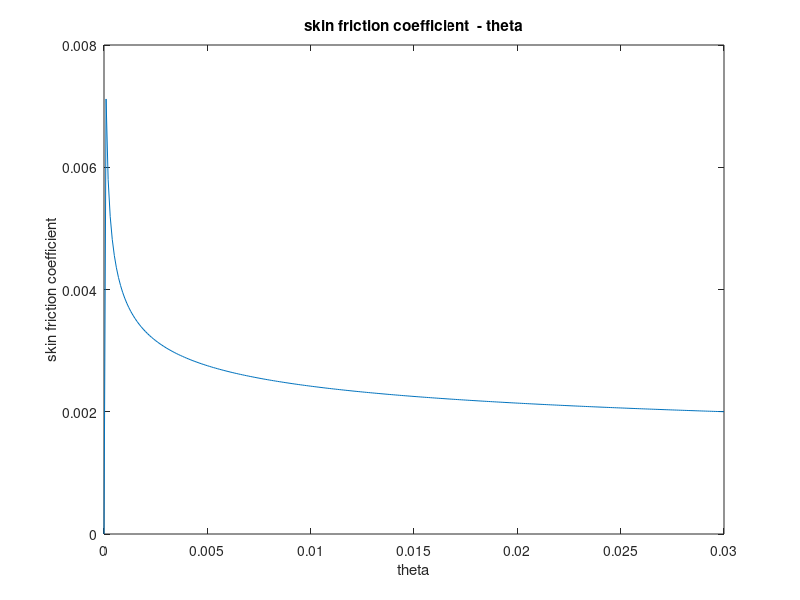
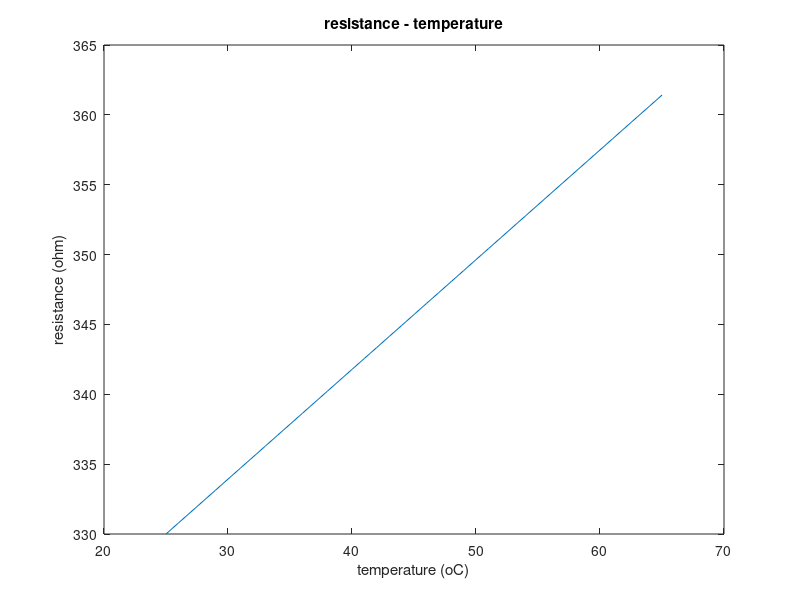

MATLAB code to generate these figures, in order:
%% Sensor response to wall shear stress variations
k=0.384;
C=4.127;
v=1.562e-5;
rho=1.184;

theta=0:0.0001:0.03; % On définit mais peut être mesuré avec la profile de vitesse du boundary layer 
Ucen=20;
ReT=(theta*Ucen)/v;

Cf=2*(1/k*log(ReT)+C).^(-2);

figure
plot(theta,Cf)
title('skin friction coefficient  - theta')
xlabel('theta')
ylabel('skin friction coefficient')

tau=1/2*rho*Ucen*Ucen*Cf;

figure
plot(theta,tau)
title('wall shear stress - theta')
xlabel('theta')
ylabel('wall shear stress (Pa)')

%% Electrical and thermal response measurements
TCR=2380e-6;
R0=330;
temp=25:1:65;
dtemp=temp-25;

dRes=TCR*dtemp*R0;
plot(temp,dRes+330)
title('resistance - temperature')
xlabel('temperature (oC)')
ylabel('resistance (ohm)')

